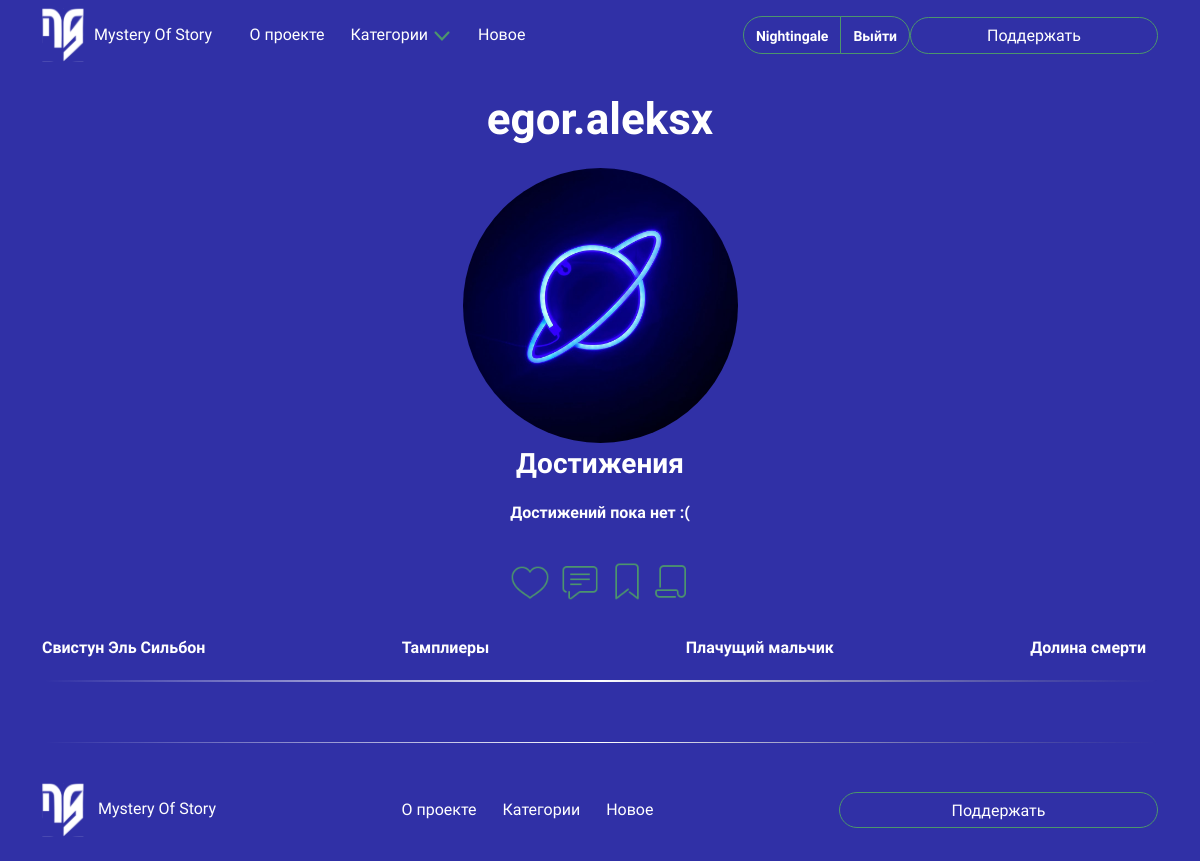
The app's page /accounts/profile/egor.aleksx/ (signed in) with its own data.
### articles/models.py (models this page shows, shortened)
class Articles(models.Model):
    articles_title = models.CharField(
        max_length=30,
        verbose_name='Название статьи',
    )
    articles_title_img = models.ImageField(
        upload_to='image/articles_img/',
        verbose_name='Титульная картинка',
    )
    articles_description = models.CharField(
        max_length=50,
        default='Описание статьи для титульной страницы!',
        verbose_name='Описание статьи',
    )
    articles_text_1 = HTMLField(
        default=(
            f'Текст статьи. 1 отступ. 100-130 слов. Шрифт: заголовки - 18, подзаголовки - 14, текст - 12, белый цвет.'
        ),
        verbose_name='Текст статьи 1 (left)',
        blank=True,
    )
    article_img_1 = models.ImageField(
        upload_to='image/articles_description_img/',
        verbose_name='Картинка 1',
        blank=True,
        null=True,
    )
    articles_text_2 = HTMLField(
        default=(
            f'Текст статьи. 1 отступ. Строка. Шрифт: заголовки - 18, подзаголовки - 14, текст - 12, белый цвет.'
        ),
        verbose_name='Текст статьи 2 (string)',
        blank=True,
    )
    articles_text_3 = HTMLField(
        default=(
            f'Текст статьи. 1 отступ. 100-130 слов. Шрифт: заголовки - 18, подзаголовки - 14, текст - 12, белый цвет.'
        ),
        verbose_name='Текст статьи 3 (right)',
        blank=True,
    )
    article_img_2 = models.ImageField(
        upload_to='image/articles_description_img/',
        verbose_name='Картинка 2',
        blank=True,
        null=True,
    )
    articles_text_4 = HTMLField(
        default=(
            f'Текст статьи. 1 отступ. Строка. Шрифт: заголовки - 18, подзаголовки - 14, текст - 12, белый цвет.'
        ),
        verbose_name='Текст статьи 4 (string)',
        blank=True,
    )
    articles_text_5 = HTMLField(
        default=(
            f'Текст статьи. 1 отступ. 100-130 слов. Шрифт: заголовки - 18, подзаголовки - 14, текст - 12, белый цвет.'
        ),
        verbose_name='Текст статьи 5 (left)',
        blank=True,
    )
    category = models.ForeignKey(
        ArticlesCategories,
        on_delete=models.CASCADE,
        null=True,
        verbose_name='Категория'
    )
    author = models.ForeignKey(
        User,
        on_delete=models.CASCADE,
        null=True,
        verbose_name='Автор'
    )
    created_at = models.DateTimeField(
        auto_now_add=True,
        verbose_name='Дата создания',
    )
    is_published = models.BooleanField(
        default=False,
        verbose_name='Опубликовать'
    )
    class Meta:
        ordering = ['-created_at']
        verbose_name = 'Статья'
        verbose_name_plural = 'Статьи'

### accounts/views.py (the view)
# urls.py: path('profile/<str:username>/', views.profile, name='profile'),
@login_required
def profile(request, username):
    categories = categories = ArticlesCategories.objects.all()
    user = get_object_or_404(User, username=username)
    articles = list(Articles.objects.all())
    random_articles = random.sample(articles, min(4, len(articles)))
    return render(request, 'accounts/profile.html', {'user': user, 'categories': categories, 'random_articles': random_articles})

### templates/accounts/profile.html (shortened to what this page needs)
{% extends 'base.html' %}
{% load static %}
{% load custom_filters %}
{% block content %}
<div class="row profile justify-content-center">
    <div class="profile-username">
        <p class="profile-username-text">{{ user.username }}</p>
    </div>
    <div class="profile-info">
        <div class="profile-img-container">
            <img class="profile-img" src="/static/img/prof-planet.jpg">
        </div>
    </div>
    <div class="achievements">
        <p class="profile-achievements">Достижения</p>
    </div>
    <div class="achievements-img list-group-horizontal">
        <div class="all-achievements-img">
            {% if achievement.is_achieved %}
                <img src="{{ achievement.image.url }}" alt="Achievement" class="achieves-img">
            {% else %}
                <p class="achieves-text">Достижений пока нет :(</p>
            {% endif %}
        </div>
    </div>
    <div class="row dif-info">
        <div class="dif-links">
            <div class="list-group list-group-horizontal" id="list-tab" role="tablist">
                <a class="like" href="...">
                    <div class="like-container">
                        <img src="/static/img/heart.png" class="like-image">
                    </div>
                </a>
                <a class="like" href="...">
                    <div class="support-container">
                        <img src="/static/img/comments.png" class="support-image">
                    </div>
                </a>
                <a class="like" href="...">
                    <div class="bookmarks-container">
                        <img src="/static/img/bookmarks.png" class="bookmarks-image">
                    </div>
                </a>
                <a class="like" href="...">
                    <div class="notes-container">
                        <img src="/static/img/paper.png" class="notes-image">
                    </div>
                </a>
            </div>
        </div>
    </div>
    <div class="row random-articles">
        <div class="list-group list-group-horizontal d-flex justify-content-between">
            {% for article in random_articles %}
                <div class="item">
                    <a class="item" href="{% url 'articles:article_detail' article.id %}">{{ article.articles_title }}</a>
                </div>
            {% endfor %}
        </div>
    </div>
    <img src="{% static 'img/line49.png' %}" class="main-page-img-line" style="margin-top: 20px; margin-bottom: 60px;">
    <img src="{% static 'img/line49.png' %}" class="main-page-img-line">
</div>
{% endblock %}

### templates/includes/header.html (shortened to what this page needs)
{% load static %}
{% load socialaccount %}
<header class="header" id="header">
    <nav class="navbar navbar-expand nav-ex-header">
        <div class="container header-container">
            <a class="navbar-brand-header" href="{% url 'homepage:index' %}">
                <img src="/static/img/logo.svg" alt="Mystery Of Story" class="header-logo">
                <span class="title-logo-header">Mystery Of Story</span>
            </a>
            <div class="collapse navbar-collapse" id="navbarNav">
                <ul class="head-nav navbar-nav mx-auto">
                    <li class="header-nav-item">
                        <a class="nav-link" href="{% url 'homepage:index' %}#about-project">
                            О проекте
                        </a>
                    </li>
                    <li class="header-nav-item">
                        <a class="nav-link {% if view_name == 'articles:all_categories' %}active{% endif %}" href="{% url 'articles:all_categories' 1 %}">
                            Категории
                            <img src="/static/img/vector.svg" class="header-category-vector">
                        </a>
                    </li>
                    <li class="header-nav-item">
                        <a class="nav-link {% if view_name == 'articles:new_articles' %}active{% endif %}" href="{% url 'articles:new_articles' %}">
                            Новое
                        </a>
                    </li>
                </ul>
            </div>
            {% if request.user.is_authenticated %}
                <div class="btn-group" role="group" aria-label="Basic example">
                    <button type="button" class="btn login-btn">
                        <a class="btn-group-link" href="{% url 'accounts:profile' request.user.username %}">{{ request.user.username }}</a>
                    </button>
                    <button type="button" class="btn login-btn">
                        <a class="btn-group-link" href="{% url 'account_logout' %}">Выйти</a>
                    </button>
                </div>
            {% endif %}
            <div class="header-donation">
                <a href="https://boosty.to/by_alexandrow/donate" target="_blank">
                    <button type="button" class="btn header-donation">Поддержать</button>
                </a>
            </div>
        </div>
    </nav>
</header>

### templates/includes/header.html (style rules this page uses)
header { background-color: #3030A6; position: sticky; top: 0; padding: 0px 5px; z-index: 1000; }
.head-nav { padding-right: 180px; }
.nav-link { color: white; font-family: "Unbounded"; font-weight: 500; font-style: normal; margin-left: 5px; margin-right: 5px; }
.header-category-vector { width: 20px; height: 10px; }
.header-container { display: flex; align-items: center; justify-content: center; }
.navbar-brand-header span { white-space: nowrap; }
.navbar-brand-header { font-family: "Bruno Ace", sans-serif; font-weight: 400; font-style: normal; color: white; text-decoration: none; display: flex; align-items: center; }
.header-logo { margin-right: 10px; }
.header-donation { color: white; font-family: "Unbounded"; font-weight: 500; font-style: normal; background-color: rgba(0, 0, 0, 0); border-radius: 22px; border-color: #4C956C; width: 248px; height: 37px; }
.login-btn { background-color: #3030A6; border-color: #4C956C; border-radius: 30px; color: white; }
.btn-group-link { font-family: "Comfortaa"; font-weight: 600; font-style: SemiBold; font-size: 14px; color: white; text-decoration: none; }

### templates/accounts/profile.html (style rules this page uses)
.profile-username-text { text-align: center; color: white; font-family: "Unbounded"; font-weight: 700; font-style: bold; font-size: 44px; }
.profile-achievements { text-align: center; color: white; font-family: "Unbounded"; font-weight: 700; font-style: bold; font-size: 28px; }
.profile-img-container { display: flex; justify-content: center; align-items: center; }
.achievements-img { display: flex; justify-content: center; align-items: center; }
.all-achievements-img { display: flex; gap: 10px; }
.profile-img { object-fit: cover; width: 275px; height: 275px; border-radius: 50%; }
.achieves-text { color: #fff; font-family: "Comfortaa"; font-weight: 600; font-style: semibold; font-size: 16px; }
.dif-info { margin-top: 20px; }
.list-group-horizontal { justify-content: center; }
.like { margin-left: 2px; margin-right: 2px; }
.random-articles { margin-top: 35px; }
.item { color: white; font-family: "Comfortaa"; font-weight: 600; font-style: semibold; font-size: 16px; text-decoration: none; }
.like-container { position: relative; display: inline-block; }
.like-image { width: 40px; height: 40px; margin-left: 3px; margin-right: 3px; }
.notes-container { position: relative; display: inline-block; }
.notes-image { width: 40px; height: 40px; margin-right: 2px; }
.support-container { position: relative; display: inline-block; }
.support-image { width: 40px; height: 40px; margin-left: 3px; margin-right: 3px; }
.bookmarks-container { position: relative; display: inline-block; }
.bookmarks-image { width: 40px; height: 40px; }

### templates/includes/footer.html (style rules this page uses)
.nav-link { color: white; margin-left: 5px; margin-right: 5px; }

### records on screen
Articles: articles_title "Свистун Эль Сильбон"
Articles: articles_title "Тамплиеры"
Articles: articles_title "Плачущий мальчик"
Articles: articles_title "Долина смерти"

### other values on screen
{{ request.user.username }} "Nightingale"
{{ user.username }} "egor.aleksx"
